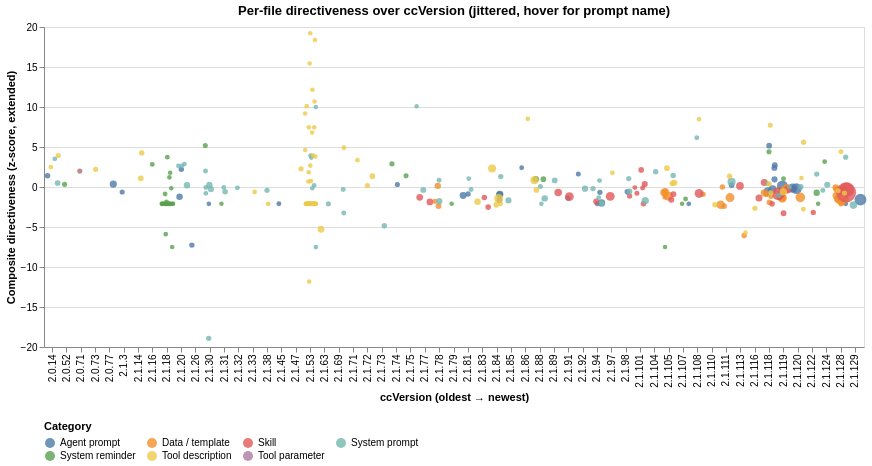

Here is the notebook cell this chart was saved with:
### Markdown cell above
### ccVersion timeline

Per-file directiveness scatter (y = composite z-score, x = `ccVersion`). Hover any point for the prompt's `name`, `description`, and version. Brush horizontally to focus on a release window; click a category in the legend to highlight just that category.

### Code cell
"""ccVersion timeline — per-file directiveness scatter, hover for prompt name.

Directiveness composite uses the extended formula from `prompt_analysis.directiveness`
(mood markers + hard prohibitions + CAPS imperatives + directive_sent_pct +
configuring_sent_pct − collaborative_sent_pct − permissive_sent_pct − appreciative_sent_pct).
"""

# Sort ccVersion values numerically (treating "2.1.53" as a tuple)
version_order = (
    alt_df[alt_df["ccVersion"] != ""]
    .drop_duplicates("ccVersion")
    .sort_values("ccVersion_sort")
    ["ccVersion"]
    .tolist()
)

cat_color = alt.Color("category:N",
                       scale=alt.Scale(domain=_cat_domain, range=_cat_range),
                       legend=alt.Legend(title="Category", orient="bottom", columns=4))
legend_sel = alt.selection_point(fields=["category"], bind="legend")

df_with_ver = alt_df[alt_df["ccVersion"] != ""].copy()

timeline = (
    alt.Chart(df_with_ver)
    .mark_circle(opacity=0.65)
    .encode(
        x=alt.X("ccVersion:N", sort=version_order, title="ccVersion (oldest → newest)",
                axis=alt.Axis(labelAngle=-90, labelLimit=80, labelOverlap=False)),
        y=alt.Y("directiveness:Q", title="Composite directiveness (z-score, extended)"),
        size=alt.Size("n_tokens:Q", scale=alt.Scale(range=[20, 400]), legend=None),
        color=cat_color,
        opacity=alt.condition(legend_sel, alt.value(0.8), alt.value(0.07)),
        xOffset="jitter:Q",
        tooltip=[
            alt.Tooltip("name:N",        title="Name"),
            alt.Tooltip("description:N", title="Description"),
            alt.Tooltip("ccVersion:N"),
            alt.Tooltip("category:N"),
            alt.Tooltip("n_tokens:Q",    format=","),
            alt.Tooltip("directiveness:Q", format=".2f"),
            alt.Tooltip("path:N"),
        ],
    )
    .transform_calculate(jitter="random()-0.5")
    .add_params(legend_sel)
    .properties(width=820, height=320,
                title="Per-file directiveness over ccVersion (jittered, hover for prompt name)")
)

timeline

### Figure 1 — Vega-Lite specification as saved in the notebook (floating-point values rounded to 4 significant figures; data arrays with more than 128 entries replaced by an {"elided": "..."} marker saying what was removed)
{"config": {"view": {"continuousWidth": 300, "continuousHeight": 300}}, "data": {"name": "data-13af284004af695a44e21d048d3ec3e5"}, "mark": {"type": "circle", "opacity": 0.65}, "encoding": {"color": {"field": "category", "legend": {"columns": 4, "orient": "bottom", "title": "Category"}, "scale": {"domain": ["Agent prompt", "Data / template", "Skill", "System prompt", "System reminder", "Tool description", "Tool parameter"], "range": ["#4e79a7", "#f28e2c", "#e15759", "#76b7b2", "#59a14f", "#edc949", "#af7aa1"]}, "type": "nominal"}, "opacity": {"condition": {"param": "param_c7deca0050eaaefc", "value": 0.8}, "value": 0.07}, "size": {"field": "n_tokens", "legend": null, "scale": {"range": [20, 400]}, "type": "quantitative"}, "tooltip": [{"field": "name", "title": "Name", "type": "nominal"}, {"field": "description", "title": "Description", "type": "nominal"}, {"field": "ccVersion", "type": "nominal"}, {"field": "category", "type": "nominal"}, {"field": "n_tokens", "format": ",", "type": "quantitative"}, {"field": "directiveness", "format": ".2f", "type": "quantitative"}, {"field": "path", "type": "nominal"}], "x": {"axis": {"labelAngle": -90, "labelLimit": 80, "labelOverlap": false}, "field": "ccVersion", "sort": ["2.0.14", "2.0.52", "2.0.71", "2.0.73", "2.0.77", "2.1.3", "2.1.14", "2.1.16", "2.1.18", "2.1.20", "2.1.26", "2.1.30", "2.1.31", "2.1.32", "2.1.33", "2.1.38", "2.1.45", "2.1.47", "2.1.53", "2.1.63", "2.1.69", "2.1.71", "2.1.72", "2.1.73", "2.1.74", "2.1.75", "2.1.77", "2.1.78", "2.1.79", "2.1.81", "2.1.83", "2.1.84", "2.1.85", "2.1.86", "2.1.88", "2.1.89", "2.1.91", "2.1.92", "2.1.94", "2.1.97", "2.1.98", "2.1.101", "2.1.104", "2.1.105", "2.1.107", "2.1.108", "2.1.110", "2.1.111", "2.1.113", "2.1.116", "2.1.118", "2.1.119", "2.1.120", "2.1.122", "2.1.124", "2.1.128", "2.1.129"], "title": "ccVersion (oldest → newest)", "type": "nominal"}, "xOffset": {"field": "jitter", "type": "quantitative"}, "y": {"field": "directiveness", "title": "Composite directiveness (z-score, extended)", "type": "quantitative"}}, "height": 320, "params": [{"name": "param_c7deca0050eaaefc", "select": {"type": "point", "fields": ["category"]}, "bind": "legend"}], "title": "Per-file directiveness over ccVersion (jittered, hover for prompt name)", "transform": [{"calculate": "random()-0.5", "as": "jitter"}], "width": 820, "$schema": "https://vega.github.io/schema/vega-lite/v6.4.1.json", "datasets": {"data-13af284004af695a44e21d048d3ec3e5": {"elided": "286 records"}}}
